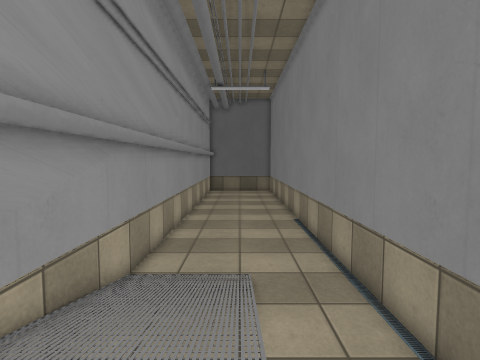
[1] (above)

12 first-person views from a walk through a robot-simulator world made for Gazebo. The camera is 0.94 m above the floor, tilts 4° down and sees 80° across. The floor is counted in squares, 0.5 m on a side. Each view is taken from the middle of a square. On the plan, view 1 faces up. The plan holds only what a view shows up to about 16 squares ahead; the rest is blank. The place goes on beyond the plan. Some surface patterns are stand-ins.

[2]
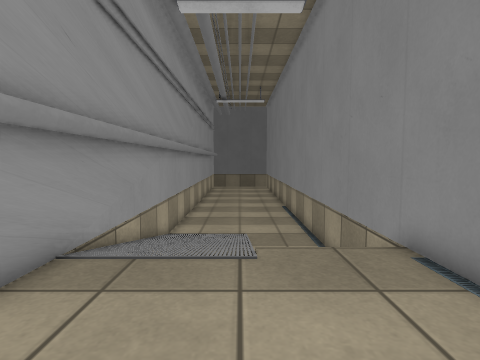

[3]
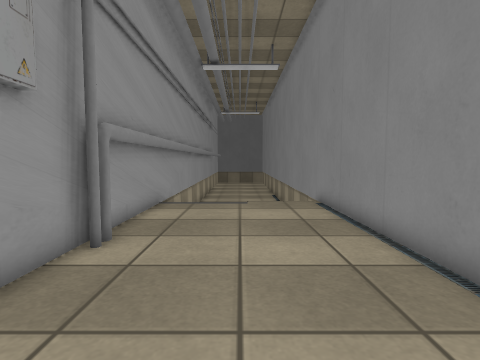

[4]
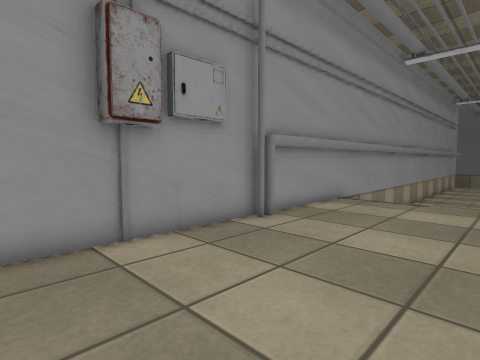

[5]
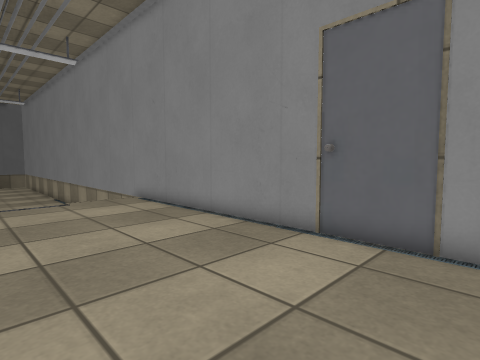

[6]
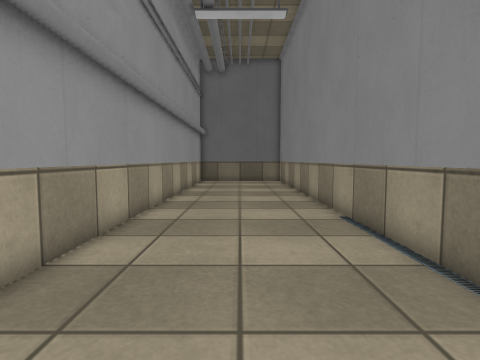

[7]
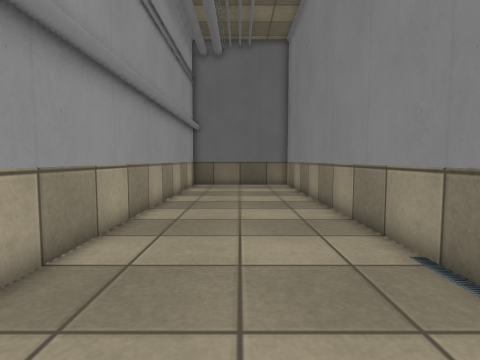

[8]
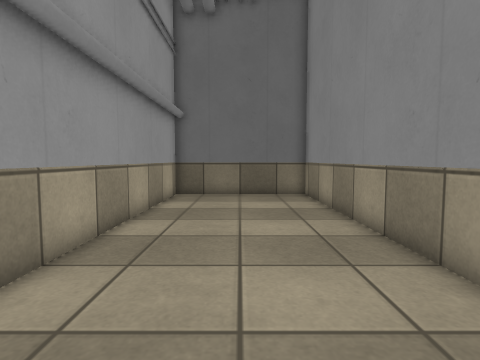

[9]
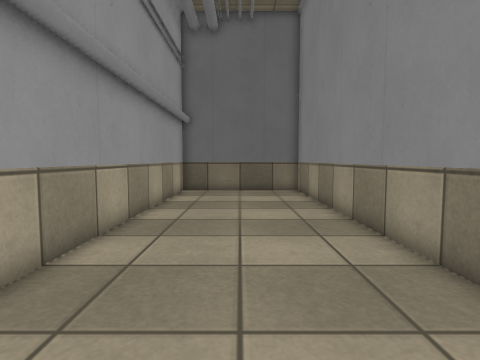

[10]
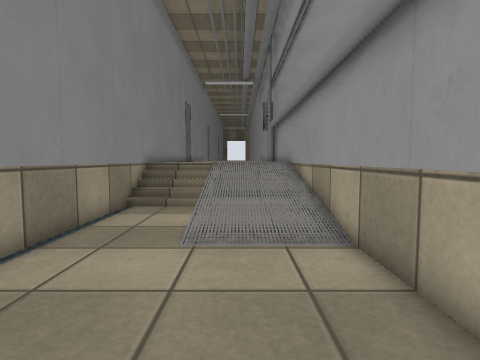

[11]
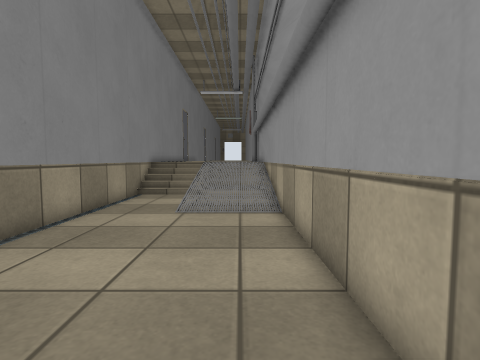

[12]
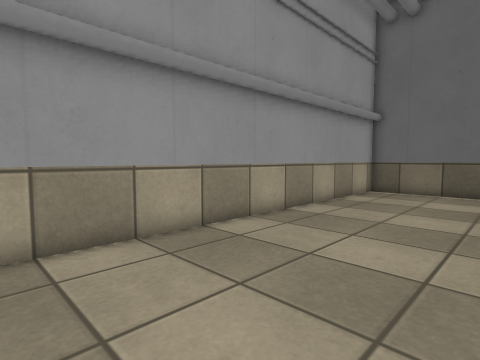

### Floor plan
Key: @ floor where view 1 was taken; # wall or solid block; . main floor; : floor 0.75 m higher than the main floor; / step, stairs or slope; = window, fence, low wall or low ledge; v drop or lower ground.
Columns run from 4 left of view 1 to 4 right of it. Each row starts with its distance up from view 1.
 34 ########
 33 #.......#
 32 #.......#
 31 #.......#
 30 #.......#
 29 #.......#
 28 #.......#
 27 #.......#
 26 #.......#
 25 #.......#
 24 #.......#
 23 #.......#
 22 #.......#
 21 #.......#
 20 #.......#
 19 #.......#
 18 #.......#
 17 #.......#
 16 #.......#
 15 #.......#
 14 #.......#
 13 #.......#
 12 #.......#
 11 #.......#
 10 #.......#
  9 #.......#
  8 #.......#
  7 ##..=...#
  6 ##vv=...#
  5  #vv=...#
  4  #vv=...#
  3  #vv=///#
  2  #vv////#
  1  #vv////#
  0  #::@:::#
 -1  #::::::#
 -2  #::::::#
 -3  #::::::#
 -4  #::::::#
 -5 ##::::::#
 -6 ##::::::#
 -7 #:::::::#
 -8 ##::::::#
 -9 ##::::::#
-10 ##:::::=v
-11 ##::::::#
-12 #:::::::#
-13  :::::::

Where each view was taken, in squares from view 1:
view 1: 0 up, 0 right, facing up
view 2: 5 down, 0 right, facing up
view 3: 12 down, 0 right, facing up
view 4: 13 down, 3 right, facing up-left
view 5: 13 down, 3 left, facing up-right
view 6: 8 up, 0 right, facing up
view 7: 12 up, 0 right, facing up
view 8: 18 up, 0 right, facing up
view 9: 16 up, 0 right, facing up
view 10: 15 up, 1 left, facing down
view 11: 19 up, 2 left, facing down
view 12: 16 up, 3 right, facing up-left
